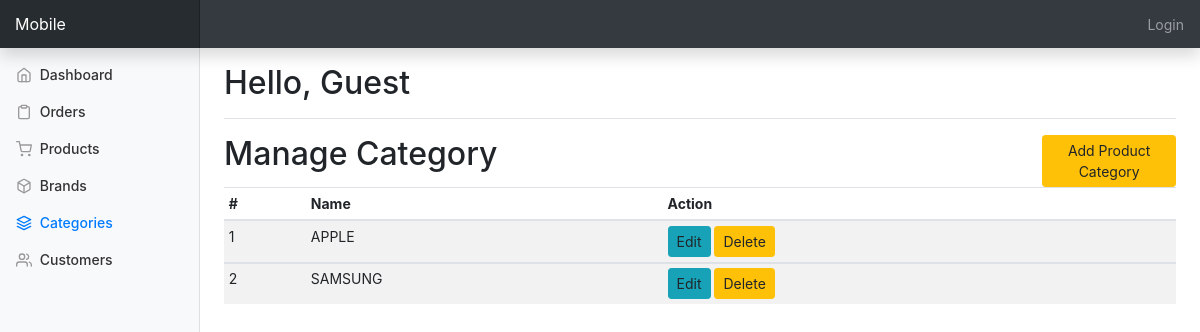
The app's page /admin/categories.php with its own data.
### tables this page shows
create table `category` (
    `category_id` int not null,
    `category_name` varchar(50) not null,
    primary key (`category_id`)
  );

### admin/categories.php (the view, shortened to what this page needs)
<?php include_once("./templates/top.php"); ?>
<?php include_once("./templates/navbar.php"); ?>
<div class="container-fluid">
  <div class="row">
    <?php include "./templates/sidebar.php";
    include("./../functions.php");
    ?>
      <div class="row">
      	<div class="col-10">
      		<h2>Manage Category</h2>
      	</div>
      	<div class="col-2">
      		<a href="#" data-toggle="modal" data-target="#add_category_modal" class="btn btn-warning btn-sm">Add Product Category</a>
      	</div>
      </div>
      <div class="table-responsive">
        <table class="table table-striped table-sm">
          <thead>
            <tr>
              <th>#</th>
              <th>Name</th>
              <th>Action</th>
            </tr>
          </thead>
          <tbody id="category_list">
            <?php
            $sql = "SELECT * FROM `category`";
            $stmt = $conn->prepare($sql);
            $stmt->execute();
            $res = $stmt->get_result();
            while($category = $res->fetch_object()){
            ?>
            <tr>
              <td> <?php echo $category->category_id ?> </td>
              <td> <?php echo $category->category_name ?> </td>
              <td>
              <a class="btn btn-sm btn-info">Edit</a>
                  <a class="btn btn-sm btn-warning">Delete</a>
              </td>
            </tr>
          </tbody>
          <?php } ?>
        </table>
      </div>
    </main>
  </div>
</div>
<?php include_once("./templates/footer.php"); ?>

### admin/css/dashboard.css (style rules this page uses)
body { font-size: .875rem; }

### records on screen
category: category_id "1", category_name "APPLE"
category: category_id "2", category_name "SAMSUNG"

### other values on screen
$admin "Guest"
